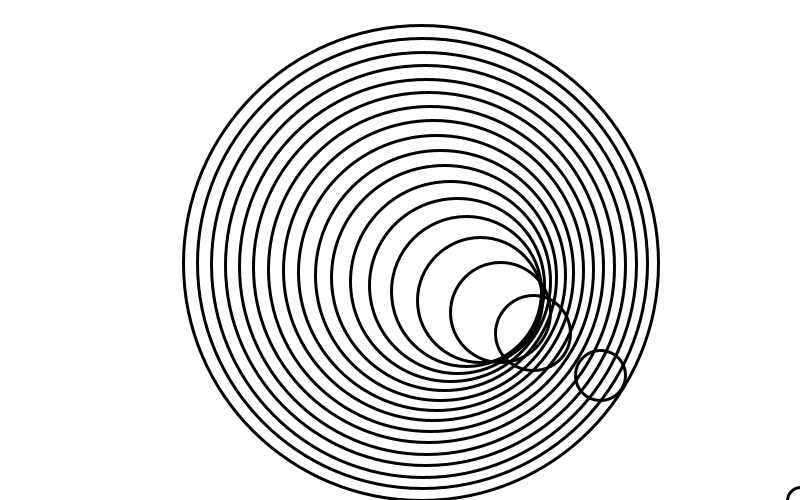
Frame 1 (no input)
Frame 60 (the mouse pressed at the canvas centre just before this capture): identical to frame 1, image omitted
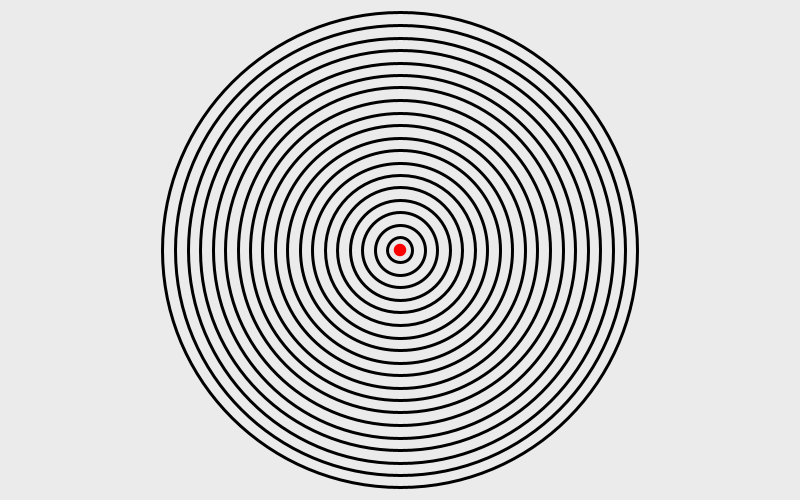
Frame 120 (the mouse held since frame 60 and released just before this capture)

The Processing sketch that drew these frames (run headless with seeded random() and noise(); from frame 60 on, the mouse is pressed at the canvas centre):

// Processing sketch: processing_186950
// ── processing_186950.pde

float bg = 255;

void setup() {
  size(800, 500);
  noFill();
  strokeWeight(3);
  smooth();
}
void draw() {
  background(bg);
  noFill();
  stroke(0);
  ellipse(421.053-mouseX/19, 263.158-mouseY/19, 475, 475);
  ellipse(422.222-mouseX/18, 263.889-mouseY/18, 450, 450);
  ellipse(423.529-mouseX/17, 264.706-mouseY/17, 425, 425);
  ellipse(425-mouseX/16, 265.625-mouseY/16, 400, 400); 
  ellipse(426.667-mouseX/15, 266.667-mouseY/15, 375, 375); 
  ellipse(428.571-mouseX/14, 267.86-mouseY/14, 350, 350); 
  ellipse(430.769-mouseX/13, 269.231-mouseY/13, 325, 325); 
  ellipse(433.333-mouseX/12, 270.833-mouseY/12, 300, 300);
  ellipse(436.364-mouseX/11, 272.727-mouseY/11, 275, 275); 
  ellipse(440-mouseX/10, 275-mouseY/10, 250, 250);
  ellipse(444.444-mouseX/9, 277.778-mouseY/9, 225, 225); 
  ellipse(450-mouseX/8, 281.25-mouseY/8, 200, 200);
  ellipse(457.143-mouseX/7, 285.714-mouseY/7, 175, 175); 
  ellipse(466.667-mouseX/6, 291.667-mouseY/6, 150, 150);
  ellipse(480-mouseX/5, 300-mouseY/5, 125, 125); 
  ellipse(500-mouseX/4, 312.5-mouseY/4, 100, 100);
  ellipse(533.333-mouseX/3, 333.333-mouseY/3, 75, 75); 
  ellipse(600-mouseX/2, 375-mouseY/2, 50, 50);
  ellipse(800-mouseX, 500-mouseY, 25, 25);
  noStroke();
  fill(255, 0, 0);
  ellipse(1200-mouseX*2, 750-mouseY*2, 12.5, 12.5);
}

void mousePressed(){
  bg = bg - 20;
  if (bg<20){
    bg = 255;
  }
}
